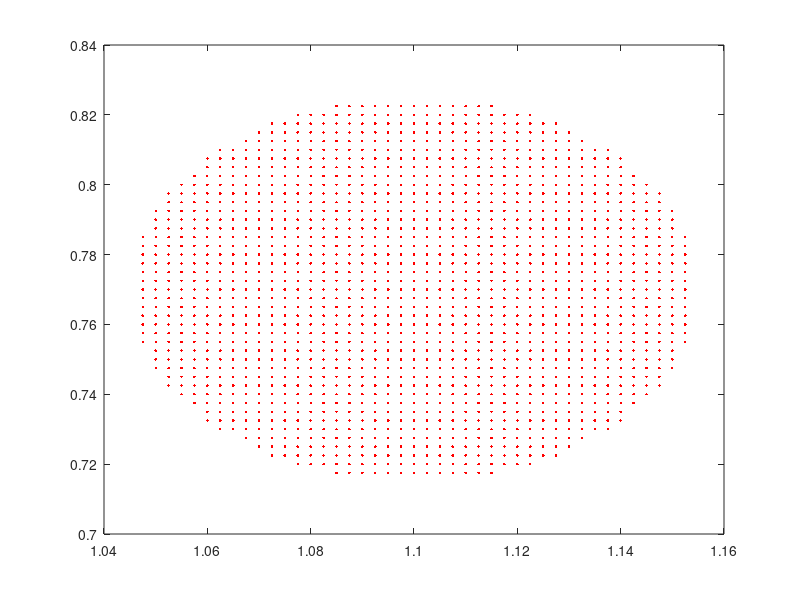

MATLAB code to generate this figure:
%% ---------------------------------------------------------------------
%%
%% Copyright (c) 2019 - 2019 by the IBAMR developers
%% All rights reserved.
%%
%% This file is part of IBAMR.
%%
%% IBAMR is free software and is distributed under the 3-clause BSD
%% license. The full text of the license can be found in the file
%% COPYRIGHT at the top level directory of IBAMR.
%%
%% ---------------------------------------------------------------------

%% Filename : Cylinder2d_cubic.m

clf
clear all;
clc;
%% Mesh parameters.
radius = 0.055;
D = 2.0*radius
GAS_LS_INIT = 6.0*D
Lx = 20.0*D; Ly = 12.0*D;
Nx = 440*2; Ny = Nx*3/5;
dx = Lx/Nx
dy = Ly/Ny


%% disk parameters.
h = dx;
X_shift = Lx/2; Y_shift = GAS_LS_INIT+D;  
%h/16 to put marker away from grid lines on second level
%The markers are symmetric on single level (by taking odd #cells)
X_com = 0.0;
Y_com = 0.0;

%% write out the points.

counter = 0;
Npts = floor(radius/h);

%1st quadrant
idx = 0; 
for j = 1:Npts
    y = Y_com + (j)*h;
    for i = 1:Npts
        x = X_com + (i)*h;
        
        dist2 = (x-X_com)^2 + (y-Y_com)^2;
        if (dist2 <= radius^2)
            idx = idx+1;
            X_first(idx) = x; 
            Y_first(idx) = y; 
        end
    end
end
quad_pts = idx;

%2nd quadrant
idx = 0;
for k = 1:quad_pts
            x = X_first(k);
            y = Y_first(k);
          
            idx = idx+1;
            X_second(idx) = -x; 
            Y_second(idx) = y; 
end

%3rd quadrant
idx  = 0;
for k = 1:quad_pts
            x = X_first(k);
            y = Y_first(k);
          
            idx = idx+1;
            X_third(idx) = -x; 
            Y_third(idx) = -y; 
end

%4th quadrant
idx  = 0;
for k = 1:quad_pts
            x = X_first(k);
            y = Y_first(k);
          
            idx = idx+1;
            X_fourth(idx) = x; 
            Y_fourth(idx) = -y; 
end

%X-axis
idx = 0;
for k = -Npts+1:Npts-1
            x = X_com + k*h;
            y = Y_com;
          
            idx = idx+1;
            X_xaxis(idx) = x; 
            Y_xaxis(idx) = y; 
end

%Y-axis
idx = 0;
for k = -Npts+1:Npts-1
            x = X_com;
            y = Y_com + k*h;
          
            idx = idx+1;
            X_yaxis(idx) = x; 
            Y_yaxis(idx) = y; 
end

%%

X_array = [X_first,X_second,X_third,X_fourth,X_xaxis,X_yaxis];
Y_array = [Y_first,Y_second,Y_third,Y_fourth,Y_xaxis,Y_yaxis];

X_array = X_array + X_shift;
Y_array = Y_array + Y_shift;
    
%% plot the coordinates
clf
plot(X_first, Y_first, 'r.');
hold on;
plot(X_second, Y_second, 'k.');
hold on;
plot(X_third, Y_third, 'g.');
hold on;
plot(X_fourth, Y_fourth, 'c.');
hold on;
plot(X_xaxis, Y_xaxis, 'ro');
hold on;
plot(X_yaxis, Y_yaxis, 'ko');
hold on;
axis('equal')
hold off;


%% write the coordinates in the file
fid = fopen('cylinder2d.vertex','wt');
fprintf(fid,'%d\n', length(X_array));
for i = 1:length(X_array)
    fprintf(fid,'%f\t%f\n',X_array(i),Y_array(i));
end
fclose(fid); 

%% plot the disk

clf
plot(X_array, Y_array, 'r.');